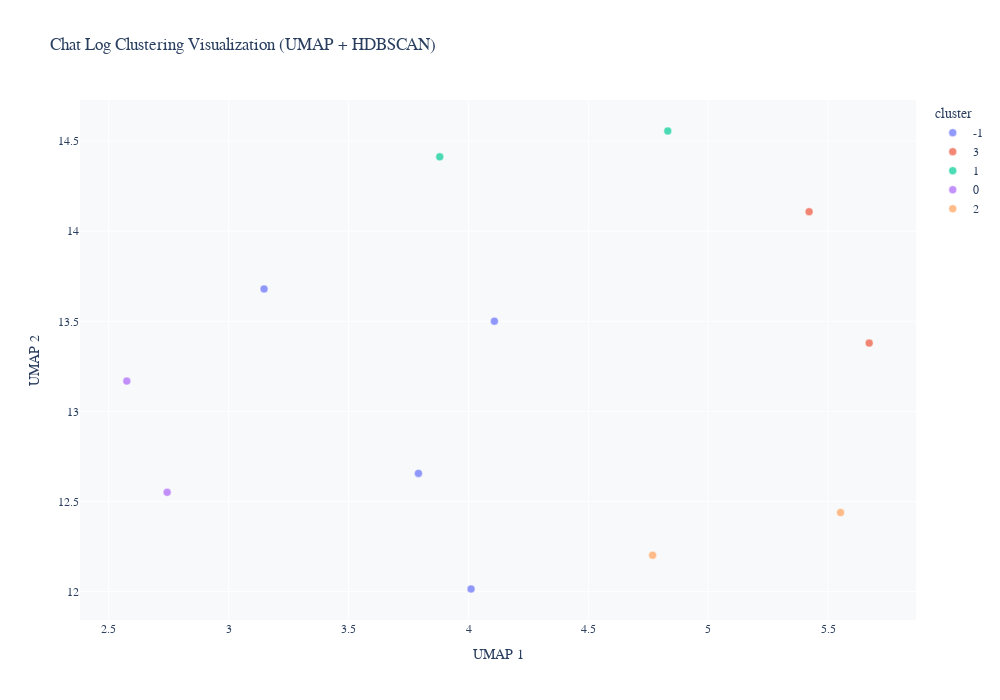

Source (notebook cell):
### Markdown cell above
## 8. インタラクティブな散布図（クラスタ色分け）

### Code cell
# インタラクティブ散布図
fig = visualizer.plot_scatter(
    embeddings_2d=embeddings_2d,
    texts=texts,
    labels=df['cluster'].values,
    title="Chat Log Clustering Visualization (UMAP + HDBSCAN)",
    height=700,
    width=1000
)

fig.show()

print("[OK] Interactive scatter plot displayed")

### Figure 1 — Plotly figure (JSON) as saved in the notebook; plotly's stock layout.template omitted (floating-point values rounded to 4 significant figures)
{"data": [{"customdata": [["Python は素晴らしいプログラミング言語です"], ["データ分析は統計学に基づいています"], ["自然言語処理は テキスト分析に使われます"], ["ベクトル化はテキストを数値に変換します"]], "hovertemplate": "<b>%{hovertext}</b><br><br>cluster=-1<br>UMAP 1=%{x:.3f}<br>UMAP 2=%{y:.3f}<br>text=%{customdata[0]}<extra></extra>", "hovertext": ["Python は素晴らしいプログラミング言語です", "データ分析は統計学に基づいています", "自然言語処理は テキスト分析に使われます", "ベクトル化はテキストを数値に変換します"], "legendgroup": "-1", "marker": {"color": "#636efa", "line": {"color": "white", "width": 0.5}, "opacity": 0.7, "size": 8, "symbol": "circle"}, "mode": "markers", "name": "-1", "orientation": "v", "showlegend": true, "type": "scatter", "x": [3.791, 4.108, 3.148, 4.011], "xaxis": "x", "y": [12.66, 13.5, 13.68, 12.01], "yaxis": "y"}, {"customdata": [["機械学習と深層学習は AI の中核です"], ["分類問題と回帰問題があります"]], "hovertemplate": "<b>%{hovertext}</b><br><br>cluster=3<br>UMAP 1=%{x:.3f}<br>UMAP 2=%{y:.3f}<br>text=%{customdata[0]}<extra></extra>", "hovertext": ["機械学習と深層学習は AI の中核です", "分類問題と回帰問題があります"], "legendgroup": "3", "marker": {"color": "#EF553B", "line": {"color": "white", "width": 0.5}, "opacity": 0.7, "size": 8, "symbol": "circle"}, "mode": "markers", "name": "3", "orientation": "v", "showlegend": true, "type": "scatter", "x": [5.42, 5.671], "xaxis": "x", "y": [14.11, 13.38], "yaxis": "y"}, {"customdata": [["Python は機械学習ライブラリが充実しています"], ["Python は データ科学に最適です"]], "hovertemplate": "<b>%{hovertext}</b><br><br>cluster=1<br>UMAP 1=%{x:.3f}<br>UMAP 2=%{y:.3f}<br>text=%{customdata[0]}<extra></extra>", "hovertext": ["Python は機械学習ライブラリが充実しています", "Python は データ科学に最適です"], "legendgroup": "1", "marker": {"color": "#00cc96", "line": {"color": "white", "width": 0.5}, "opacity": 0.7, "size": 8, "symbol": "circle"}, "mode": "markers", "name": "1", "orientation": "v", "showlegend": true, "type": "scatter", "x": [3.88, 4.831], "xaxis": "x", "y": [14.41, 14.56], "yaxis": "y"}, {"customdata": [["ディープニューラルネットワークは強力です"], ["可視化は結果の理解を助けます"]], "hovertemplate": "<b>%{hovertext}</b><br><br>cluster=0<br>UMAP 1=%{x:.3f}<br>UMAP 2=%{y:.3f}<br>text=%{customdata[0]}<extra></extra>", "hovertext": ["ディープニューラルネットワークは強力です", "可視化は結果の理解を助けます"], "legendgroup": "0", "marker": {"color": "#ab63fa", "line": {"color": "white", "width": 0.5}, "opacity": 0.7, "size": 8, "symbol": "circle"}, "mode": "markers", "name": "0", "orientation": "v", "showlegend": true, "type": "scatter", "x": [2.575, 2.744], "xaxis": "x", "y": [13.17, 12.55], "yaxis": "y"}, {"customdata": [["学習アルゴリズムの最適化は重要です"], ["クラスタリングはデータのグループ化です"]], "hovertemplate": "<b>%{hovertext}</b><br><br>cluster=2<br>UMAP 1=%{x:.3f}<br>UMAP 2=%{y:.3f}<br>text=%{customdata[0]}<extra></extra>", "hovertext": ["学習アルゴリズムの最適化は重要です", "クラスタリングはデータのグループ化です"], "legendgroup": "2", "marker": {"color": "#FFA15A", "line": {"color": "white", "width": 0.5}, "opacity": 0.7, "size": 8, "symbol": "circle"}, "mode": "markers", "name": "2", "orientation": "v", "showlegend": true, "type": "scatter", "x": [5.551, 4.768], "xaxis": "x", "y": [12.44, 12.2], "yaxis": "y"}], "layout": {"font": {"family": "Arial, sans-serif", "size": 12}, "height": 700, "hovermode": "closest", "legend": {"title": {"text": "cluster"}, "tracegroupgap": 0}, "plot_bgcolor": "#f8f9fa", "title": {"text": "Chat Log Clustering Visualization (UMAP + HDBSCAN)"}, "width": 1000, "xaxis": {"anchor": "y", "domain": [0, 1], "showgrid": true, "title": {"text": "UMAP 1"}}, "yaxis": {"anchor": "x", "domain": [0, 1], "showgrid": true, "title": {"text": "UMAP 2"}}}}
